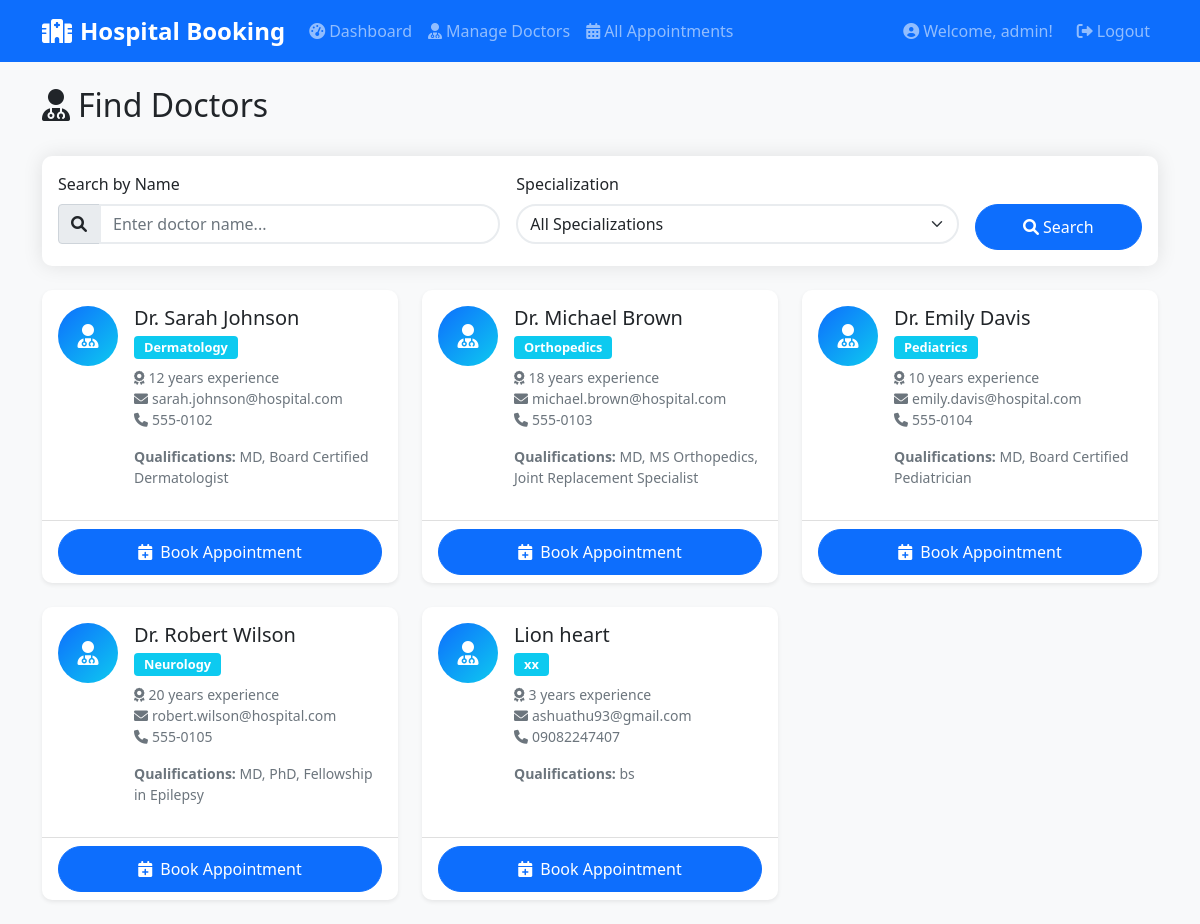
The app's page /doctors (signed in), older data.
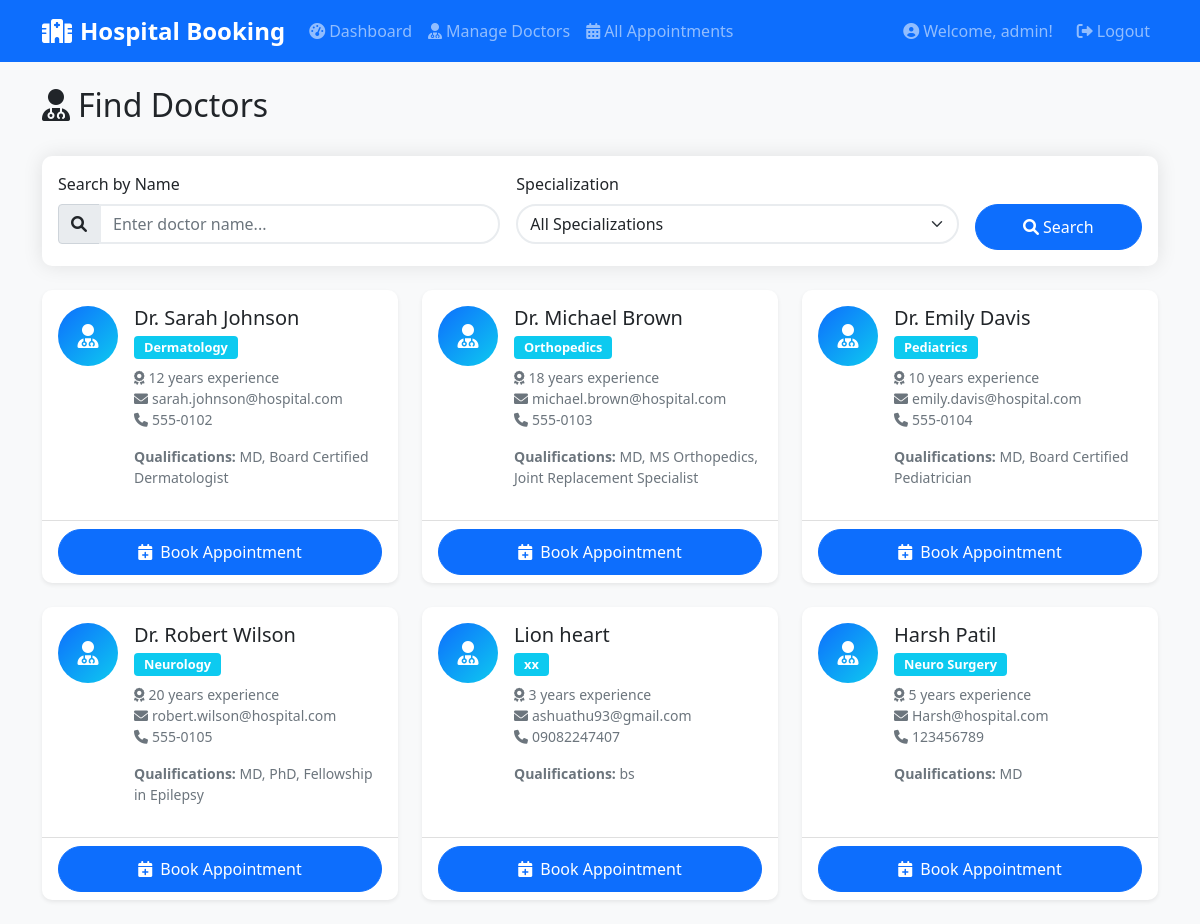
The same page, newer data.
### models/doctor.py (models this page shows, shortened)
class Doctor(db.Model):
    id = db.Column(db.Integer, primary_key=True)
    name = db.Column(db.String(100), nullable=False)
    specialization = db.Column(db.String(100), nullable=False)
    email = db.Column(db.String(120))
    phone = db.Column(db.String(15))
    experience = db.Column(db.Integer)  # years of experience
    qualifications = db.Column(db.Text)
    is_available = db.Column(db.Boolean, default=True)
    created_at = db.Column(db.DateTime, default=datetime.utcnow)
    appointments = db.relationship('Appointment', backref='doctor', lazy=True)
    schedules = db.relationship('DoctorSchedule', backref='doctor', lazy=True, cascade='all, delete-orphan')

### routes/patient.py (the view)
@patient_bp.route('/doctors')
@login_required
def view_doctors():
    doctors = Doctor.query.filter_by(is_available=True).all()
    return render_template('doctors.html', doctors=doctors)

### app.py (called while the page is built)
def create_app(config_name=None):
    app = Flask(__name__)
    if config_name is None:
        config_name = os.environ.get('FLASK_ENV', 'development')
    app.config.from_object(config[config_name])
    db.init_app(app)
    login_manager = LoginManager()
    login_manager.init_app(app)
    login_manager.login_view = 'auth.login'
    login_manager.login_message = 'Please log in to access this page.'
    login_manager.login_message_category = 'info'
    @login_manager.user_loader
    def load_user(user_id):
        return User.query.get(int(user_id))
    app.register_blueprint(auth_bp)
    app.register_blueprint(patient_bp)
    app.register_blueprint(admin_bp)
    with app.app_context():
        db.create_all()
        create_sample_data()
    return app

### templates/doctors.html (shortened to what this page needs)
{% extends "base.html" %}
{% block content %}
<div class="d-flex justify-content-between align-items-center mb-4">
    <h2><i class="fas fa-user-md me-2"></i>Find Doctors</h2>
</div>
<div class="card mb-4">
    <div class="card-body">
        <form method="GET" class="row g-3">
            <div class="col-md-5">
                <label for="search" class="form-label">Search by Name</label>
                <div class="input-group">
                    <span class="input-group-text"><i class="fas fa-search"></i></span>
                    <input type="text" class="form-control" id="search" name="search"
                           value="{{ search_query }}" placeholder="Enter doctor name...">
                </div>
            </div>
            <div class="col-md-5">
                <label for="specialization" class="form-label">Specialization</label>
                <select class="form-select" id="specialization" name="specialization">
                    <option value="">All Specializations</option>
                </select>
            </div>
            <div class="col-md-2">
                <label class="form-label">&nbsp;</label>
                <div class="d-grid">
                    <button type="submit" class="btn btn-primary">
                        <i class="fas fa-search me-1"></i>Search
                    </button>
                </div>
            </div>
        </form>
    </div>
</div>
<div class="row">
    {% if doctors %}
        {% for doctor in doctors %}
        <div class="col-md-6 col-lg-4 mb-4">
            <div class="card h-100 shadow-sm">
                <div class="card-body">
                    <div class="d-flex align-items-start">
                        <div class="flex-shrink-0">
                            <div class="avatar-circle bg-primary text-white">
                                <i class="fas fa-user-md"></i>
                            </div>
                        </div>
                        <div class="flex-grow-1 ms-3">
                            <h5 class="card-title mb-1">{{ doctor.name }}</h5>
                            <p class="text-muted mb-2">
                                <span class="badge bg-info">{{ doctor.specialization }}</span>
                            </p>
                            <div class="small text-muted mb-3">
                                {% if doctor.experience %}
                                    <i class="fas fa-award me-1"></i>{{ doctor.experience }} years experience<br>
                                {% endif %}
                                {% if doctor.email %}
                                    <i class="fas fa-envelope me-1"></i>{{ doctor.email }}<br>
                                {% endif %}
                                {% if doctor.phone %}
                                    <i class="fas fa-phone me-1"></i>{{ doctor.phone }}
                                {% endif %}
                            </div>
                            {% if doctor.qualifications %}
                                <p class="small text-muted mb-3">
                                    <strong>Qualifications:</strong> {{ doctor.qualifications }}
                                </p>
                            {% endif %}
                        </div>
                    </div>
                </div>
                <div class="card-footer bg-transparent">
                    <div class="d-grid">
                        <a href="{{ url_for('patient.book_appointment', doctor_id=doctor.id) }}"
                           class="btn btn-primary">
                            <i class="fas fa-calendar-plus me-2"></i>Book Appointment
                        </a>
                    </div>
                </div>
            </div>
        </div>
        {% endfor %}
    {% endif %}
</div>
{% endblock %}

Row changes from the older to the newer data that the page shows:
added Doctor: name "Harsh Patil", specialization "Neuro Surgery", experience "5", email "Harsh@hospital.com", phone "123456789", qualifications "MD"
